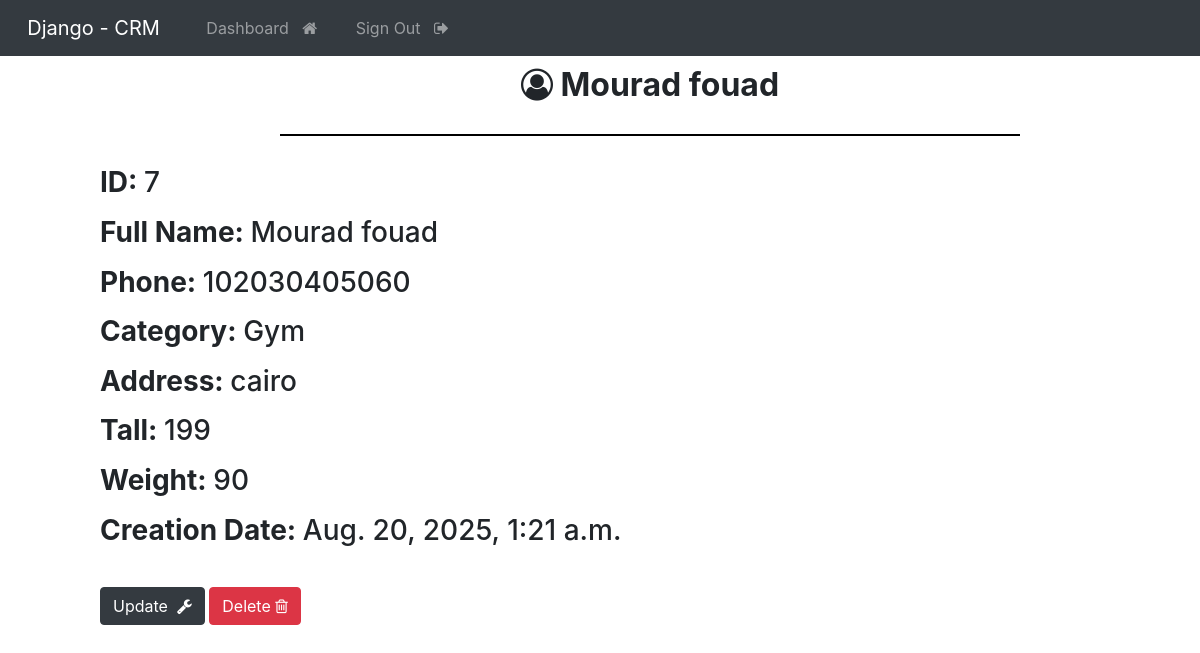
The app's page /view/7 (signed in) with its own data.
### webapp/models.py (models this page shows, shortened)
class Record(models.Model):
    first_name = models.CharField(max_length=250)
    last_name = models.CharField(max_length=250)
    Category=models.ForeignKey(Category, on_delete=models.CASCADE)
    phone = models.IntegerField()
    tall=models.IntegerField()
    weight=models.IntegerField()
    address=models.CharField(max_length=500)
    created_at = models.DateTimeField(auto_now_add=True)
    class Meta:
        ordering = ['-created_at']

class Category(models.Model):
    name = models.CharField(max_length=250)
    created_at = models.DateTimeField(auto_now_add=True)
    def __str__(self):
        return self.name

### webapp/views.py (the view)
# urls.py: path('view/<int:record_id>', views.view_record, name='view_record'),
@login_required(login_url='login')
def  view_record(request, record_id):
    all_records=get_object_or_404(Record, id=record_id)
    context={'record':all_records}
    return render(request, 'web/view_record.html', context)

### templates/web/view_record.html
{%  extends "base.html"  %}
{% block content %}
<div class="cart-body" style="padding-left :100px; padding-top: 10px ;">
 <strong class ="text-center">
<h2>
    <b><i class="fa fa-user-circle-o" aria-hidden="true"></i>
    {{ record.first_name|capfirst }}  {{ record.last_name }} </b>
</h2>
 </strong>
 <hr style="border:1px solid #000; margin: 30px 180px  ;">
<h3>
<p> <strong>ID: </strong>  {{ record.id }}</p>
<p> <strong>Full Name: </strong>  {{ record.first_name|capfirst }}  {{ record.last_name }}</p>
<p> <strong>Phone: </strong> {{ record.phone }}</p>
<p> <strong>Category: </strong> {{ record.Category }}</p>
<p> <strong>Address: </strong> {{ record.address }}</p>
<p> <strong>Tall: </strong> {{ record.tall }}</p>
<p> <strong>Weight: </strong> {{ record.weight }}</p>
<p> <strong>Creation Date: </strong> {{ record.created_at }}</p>
</h3>
<br>
<a href="{%  url 'update_record' record.id %}" class="btn  btn-dark "> Update &nbsp;<i class="fa fa-wrench" aria-hidden="true"></i>  </a>
<a href="{%  url 'delete_record' record.id %}" onclick="return confirm('Are you sure you want to delete this record?')" class="btn  btn-danger "> Delete&nbsp;<i class="fa fa-trash-o" aria-hidden="true"></i>   </a>
</div>
{% endblock %}

### records on screen
Record: first_name "Mourad", last_name "fouad", id "7", phone "102030405060", Category "Gym", address "cairo", tall "199", weight "90", created_at "Aug. 20, 2025, 1:21 a.m."
